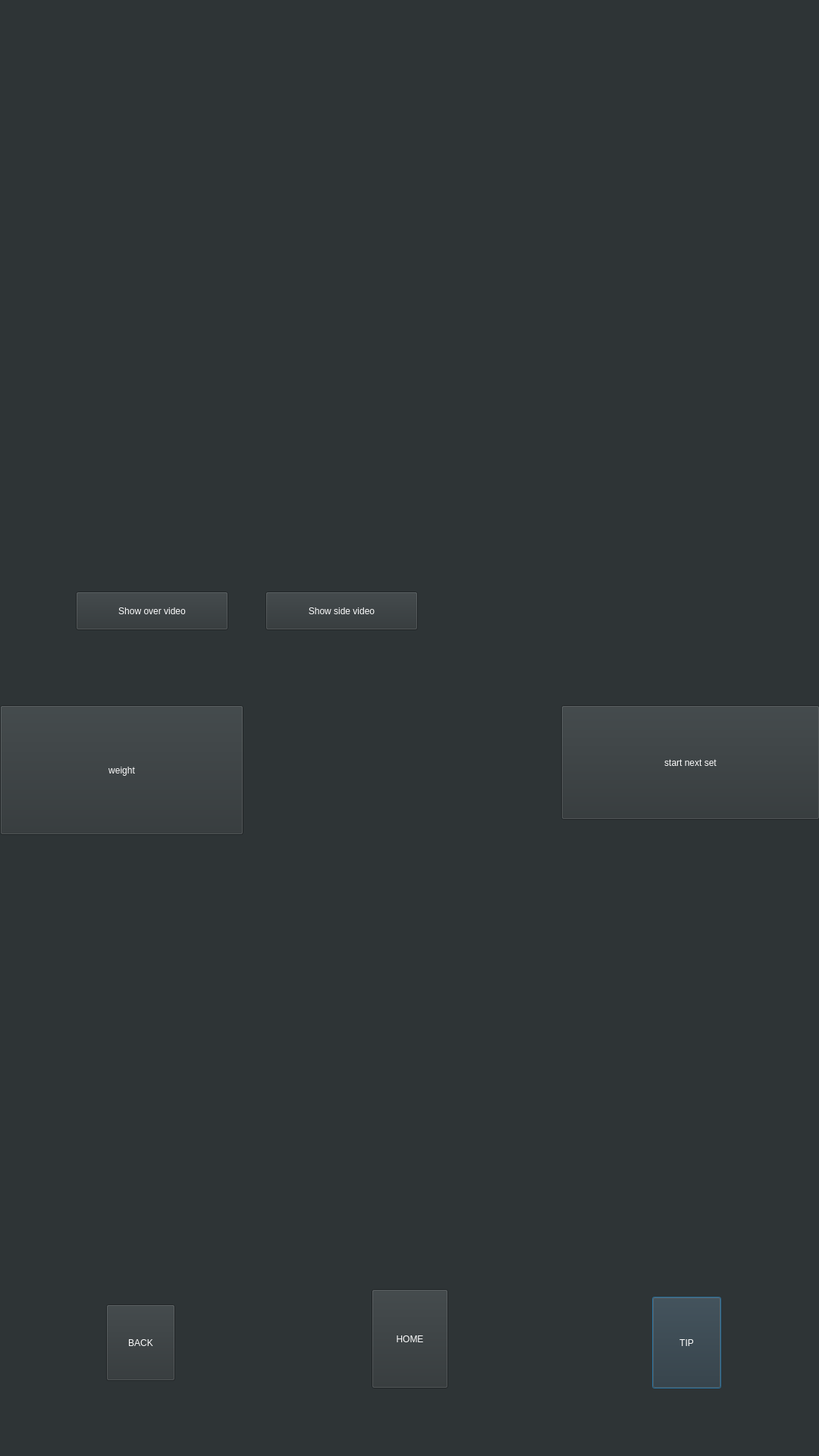
<?xml version="1.0" encoding="UTF-8"?>
<ui version="4.0">
 <class>Dialog</class>
 <widget class="QDialog" name="Dialog">
  <property name="geometry">
   <rect>
    <x>0</x>
    <y>0</y>
    <width>1080</width>
    <height>1920</height>
   </rect>
  </property>
  <property name="sizePolicy">
   <sizepolicy hsizetype="Maximum" vsizetype="Maximum">
    <horstretch>0</horstretch>
    <verstretch>0</verstretch>
   </sizepolicy>
  </property>
  <property name="maximumSize">
   <size>
    <width>6820</width>
    <height>12120</height>
   </size>
  </property>
  <property name="windowTitle">
   <string>Dialog</string>
  </property>
  <property name="styleSheet">
   <string notr="true">color: rgb(255, 255, 255);
background-color: rgb(46, 52, 54);</string>
  </property>
  <widget class="QPushButton" name="tip_btn">
   <property name="geometry">
    <rect>
     <x>860</x>
     <y>1710</y>
     <width>91</width>
     <height>121</height>
    </rect>
   </property>
   <property name="styleSheet">
    <string notr="true">border-image: url(:/button/팁버튼.png);</string>
   </property>
   <property name="text">
    <string>TIP</string>
   </property>
  </widget>
  <widget class="QPushButton" name="home_btn">
   <property name="geometry">
    <rect>
     <x>490</x>
     <y>1700</y>
     <width>101</width>
     <height>131</height>
    </rect>
   </property>
   <property name="styleSheet">
    <string notr="true">border-image: url(:/button/홈버튼 그룹.png);</string>
   </property>
   <property name="text">
    <string>HOME</string>
   </property>
  </widget>
  <widget class="QPushButton" name="back_btn">
   <property name="geometry">
    <rect>
     <x>140</x>
     <y>1720</y>
     <width>91</width>
     <height>101</height>
    </rect>
   </property>
   <property name="styleSheet">
    <string notr="true">border-image: url(:/button/뒤로가기 그룹.png);</string>
   </property>
   <property name="text">
    <string>BACK</string>
   </property>
  </widget>
  <widget class="QPushButton" name="showover_btn">
   <property name="geometry">
    <rect>
     <x>100</x>
     <y>780</y>
     <width>201</width>
     <height>51</height>
    </rect>
   </property>
   <property name="text">
    <string>Show over video</string>
   </property>
  </widget>
  <widget class="QPushButton" name="showside_btn">
   <property name="geometry">
    <rect>
     <x>350</x>
     <y>780</y>
     <width>201</width>
     <height>51</height>
    </rect>
   </property>
   <property name="text">
    <string>Show side video</string>
   </property>
  </widget>
  <widget class="QPushButton" name="setweight_btn">
   <property name="geometry">
    <rect>
     <x>0</x>
     <y>930</y>
     <width>321</width>
     <height>171</height>
    </rect>
   </property>
   <property name="text">
    <string>weight</string>
   </property>
  </widget>
  <widget class="QPushButton" name="start_btn">
   <property name="geometry">
    <rect>
     <x>740</x>
     <y>930</y>
     <width>341</width>
     <height>151</height>
    </rect>
   </property>
   <property name="text">
    <string>start next set</string>
   </property>
  </widget>
 </widget>
 <resources/>
 <connections/>
</ui>
